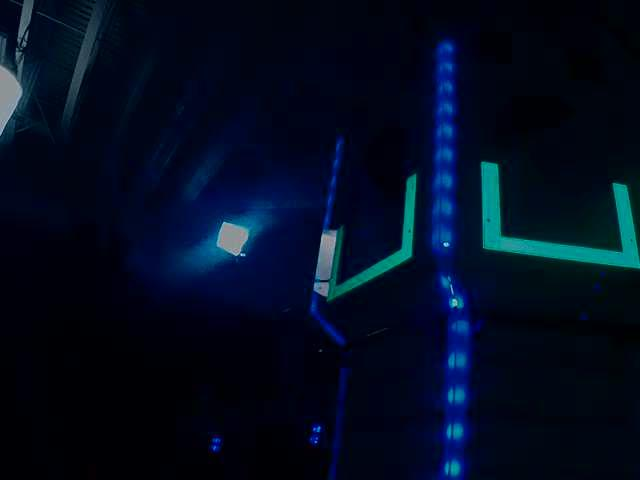
//> input picture imgs/wpipics/0.jpg, 640 x 480 px, given in place of the camera
$ ./main   (built with g++ and OpenCV 4)
//> lines starting //> are read from the running program, lines starting //| are printed output that depends on the picture; after the words box and inside, x2 and y2 are one past the last pixel; in counts of white or black regions, pixels touching at a corner belong together
#include "opencv2/opencv.hpp"
using namespace cv;

int threshold(Mat image)
{

   Mat img_hsv;
    cvtColor(image, img_hsv, CV_BGR2HSV);
     std::vector<cv::Mat> channels;
     split(img_hsv, channels);

     Mat hueOrig = channels.at(0).clone();
     Mat threshLower, threshUpper;
     Mat result;

     threshold(hueOrig, threshLower, 60, 255, CV_THRESH_BINARY);
     threshold(hueOrig, threshUpper, 180, 255, CV_THRESH_BINARY_INV);

     result = threshLower & threshUpper;

    imshow("Thresholded", result);
}
int main()
{
    VideoCapture cap(1);
   if(!cap.isOpened())  // check if we succeeded
       return -1;

    Mat edges;
    namedWindow("edges",1);for(;;)
    while(true)
    {
        Mat frame;
        cap >> frame; // get a new frame from camera
//> frame is the input picture: 480 rows x 640 cols, CV_8UC3; mean B, G, R 31.9, 12.1, 2.1
        cvtColor(frame, edges, COLOR_BGR2GRAY);
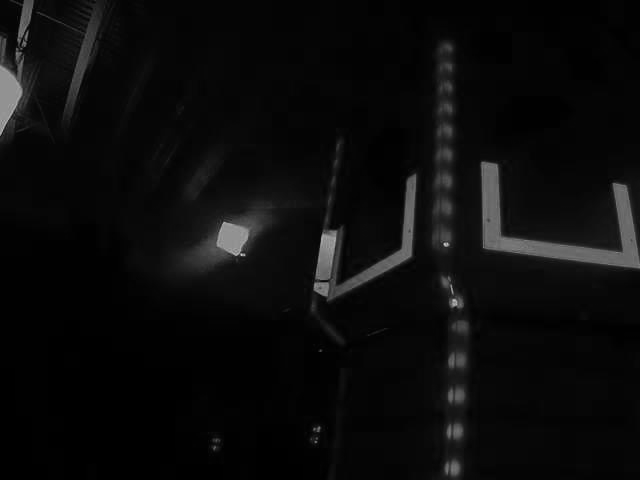
//> edges: 480 rows x 640 cols, CV_8UC1; min 0, max 201, mean 11.3
        GaussianBlur(edges, edges, Size(7,7), 1.5, 1.5);
        Canny(edges, edges, 0, 30, 3);
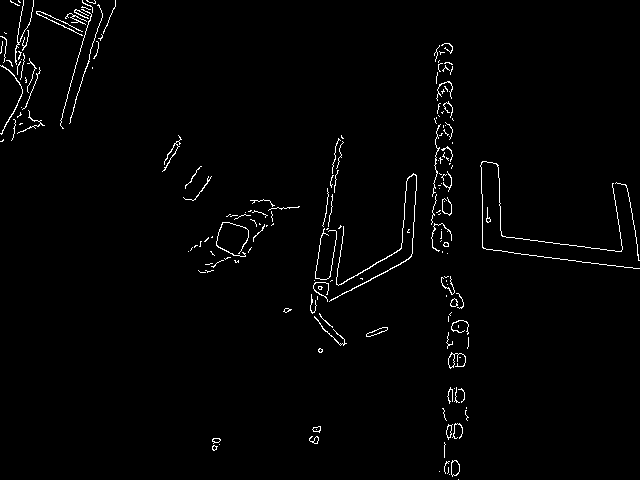
//> edges: 480 rows x 640 cols, CV_8UC1; 1.6% white in thin lines or dots
        imshow("edges", edges);
        threshold(frame);
//> in threshold, `cvtColor(image, img_hsv, CV_BGR2HSV);`: img_hsv: 480 rows x 640 cols, CV_8UC3; mean H, S, V 113.1, 247.4, 32.1
//> in threshold, `split(img_hsv, channels);`:
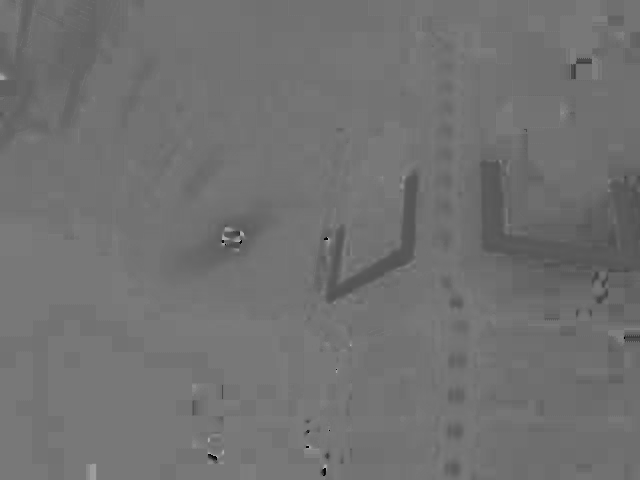
//> channels[0]: 480 rows x 640 cols, CV_8UC1; min 0, max 177, mean 113.1
//> in threshold, `split(img_hsv, channels);`:
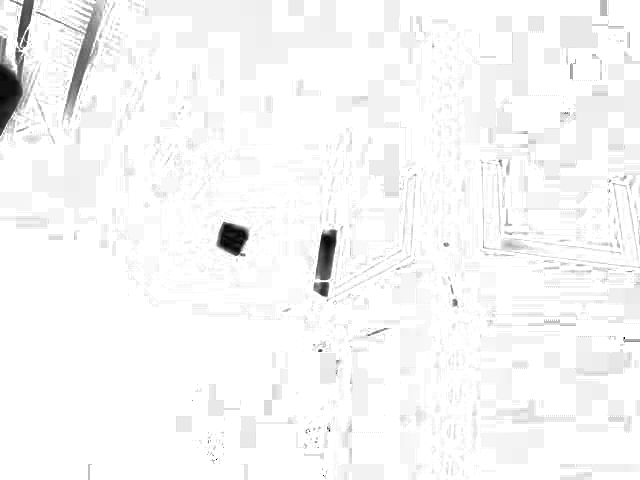
//> channels[1]: 480 rows x 640 cols, CV_8UC1; min 0, max 255, mean 247.4
//> in threshold, `split(img_hsv, channels);`:
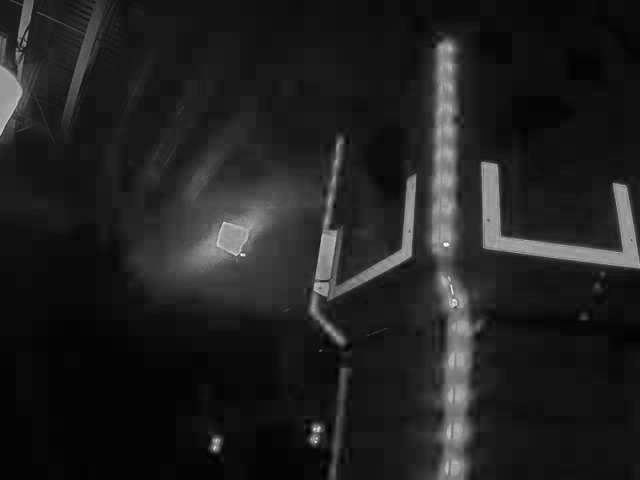
//> channels[2]: 480 rows x 640 cols, CV_8UC1; min 0, max 255, mean 32.1
//> in threshold, `threshold(hueOrig, threshLower, 60, 255, CV_THRESH_BINARY);`:
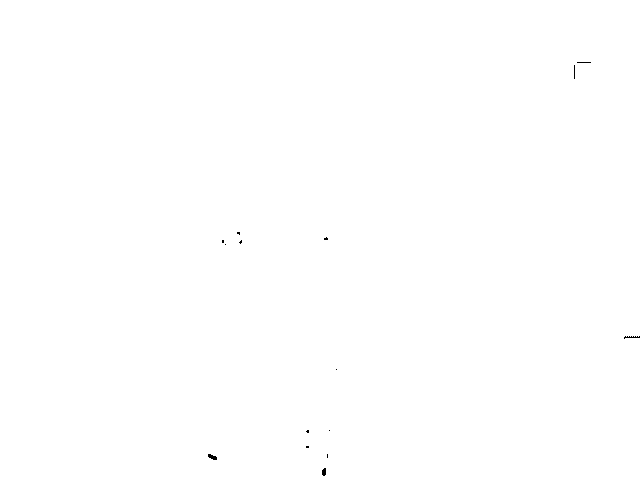
//> threshLower: 480 rows x 640 cols, CV_8UC1; 99.9% white; black in thin lines or dots, all inside (x1, y1, x2, y2) = (208, 62, 640, 476)
//> in threshold, `threshold(hueOrig, threshUpper, 180, 255, CV_THRESH_BINARY_INV);`: threshUpper: 480 rows x 640 cols, CV_8UC1; every value is 255

        if(waitKey(30) >= 0)
//> the Esc key is pressed
          break;
   }
    // the camera will be deinitialized automatically in VideoCapture destructor
    return 0;
}

$ run again, on imgs/wpipics/15.jpg
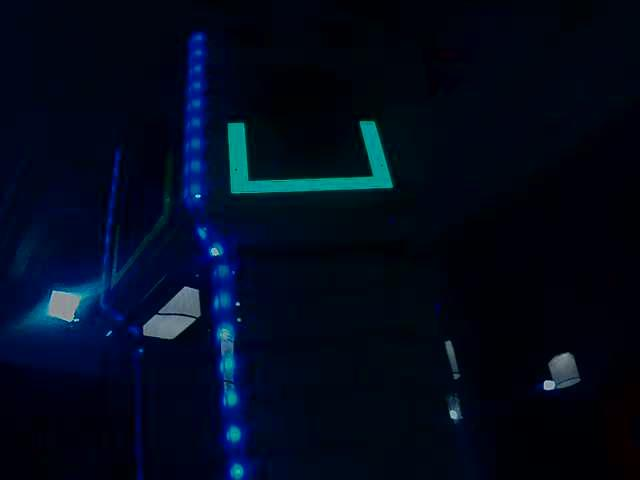
//> input picture imgs/wpipics/15.jpg, 640 x 480 px, given in place of the camera
//> frame is the input picture: 480 rows x 640 cols, CV_8UC3; mean B, G, R 28.2, 10.3, 1.9
//> `Canny(edges, edges, 0, 30, 3);`:
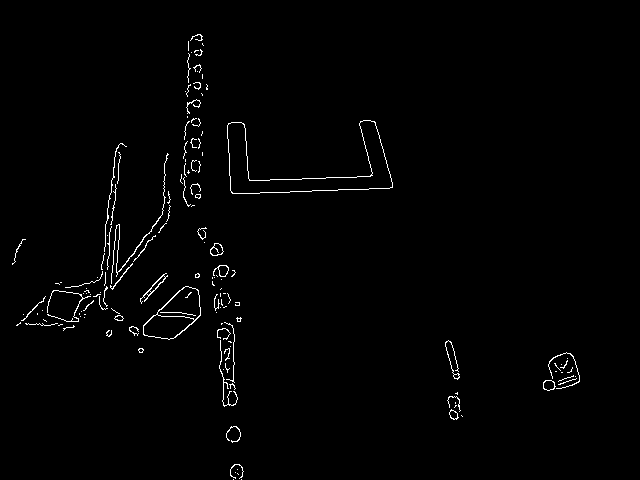
//> edges: 480 rows x 640 cols, CV_8UC1; 1.2% white in thin lines or dots, all inside (x1, y1, x2, y2) = (12, 34, 580, 480)
//> img_hsv: 480 rows x 640 cols, CV_8UC3; mean H, S, V 112.2, 246.6, 28.3
//> in threshold, `threshold(hueOrig, threshLower, 60, 255, CV_THRESH_BINARY);`:
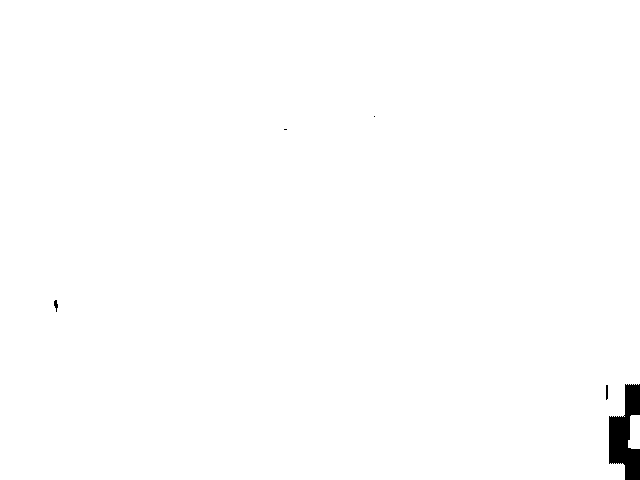
//> threshLower: 480 rows x 640 cols, CV_8UC1; 99.4% white; 5 black regions (2 under 20 px), largest, box (x1, y1, x2, y2) and area: (609, 384, 640, 480) 1834, (54, 300, 58, 312) 29, (606, 385, 608, 400) 29
//> threshUpper: 480 rows x 640 cols, CV_8UC1; every value is 255

$ run again, on imgs/wpipics/195.jpg
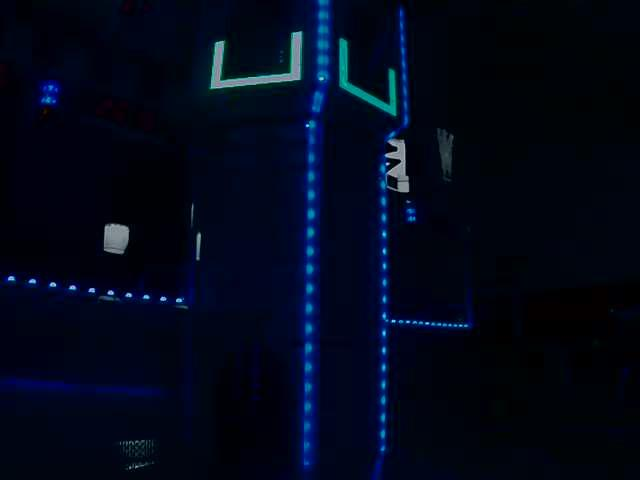
//> input picture imgs/wpipics/195.jpg, 640 x 480 px, given in place of the camera
//> frame is the input picture: 480 rows x 640 cols, CV_8UC3; mean B, G, R 25.3, 7.9, 2
//> `Canny(edges, edges, 0, 30, 3);`:
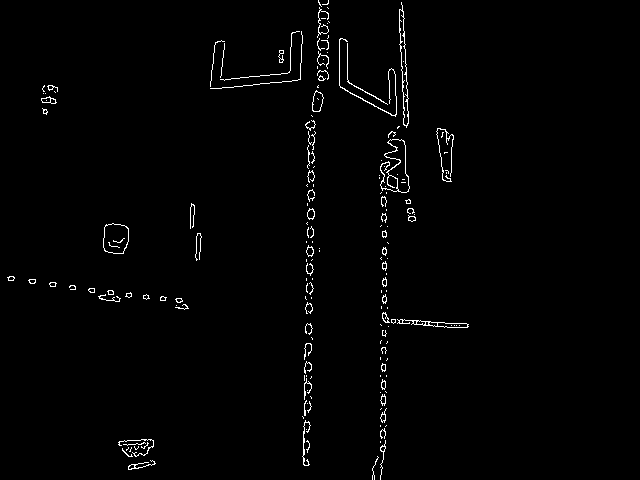
//> edges: 480 rows x 640 cols, CV_8UC1; 1.4% white in thin lines or dots, all inside (x1, y1, x2, y2) = (7, 0, 469, 480)
//> img_hsv: 480 rows x 640 cols, CV_8UC3; mean H, S, V 111.7, 244.6, 25.3
//> in threshold, `threshold(hueOrig, threshLower, 60, 255, CV_THRESH_BINARY);`:
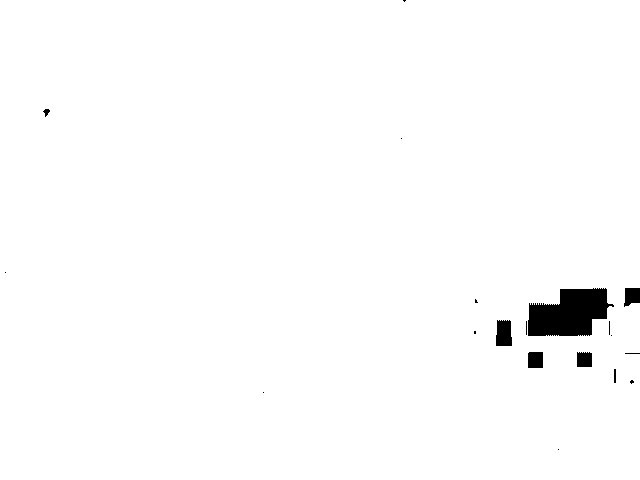
//> threshLower: 480 rows x 640 cols, CV_8UC1; 98.6% white; 19 black regions (12 under 20 px), largest, box (x1, y1, x2, y2) and area: (528, 288, 614, 336) 2966, (496, 320, 512, 346) 377, (624, 288, 640, 307) 244
//> threshUpper: 480 rows x 640 cols, CV_8UC1; every value is 255

$ run again, on imgs/wpipics/207.jpg
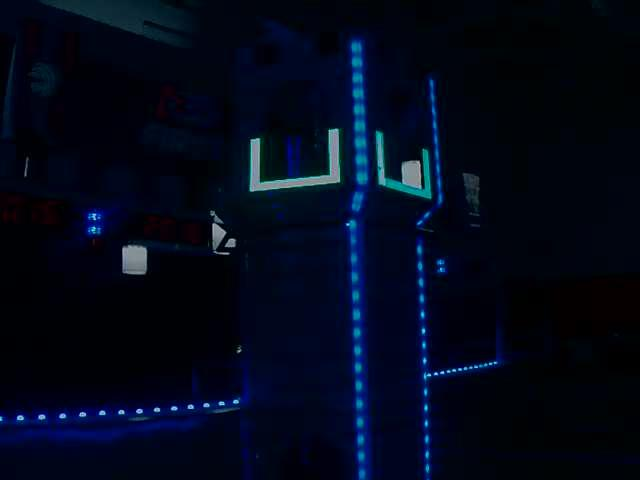
//> input picture imgs/wpipics/207.jpg, 640 x 480 px, given in place of the camera
//> frame is the input picture: 480 rows x 640 cols, CV_8UC3; mean B, G, R 25.7, 8.5, 2.5
//> `Canny(edges, edges, 0, 30, 3);`:
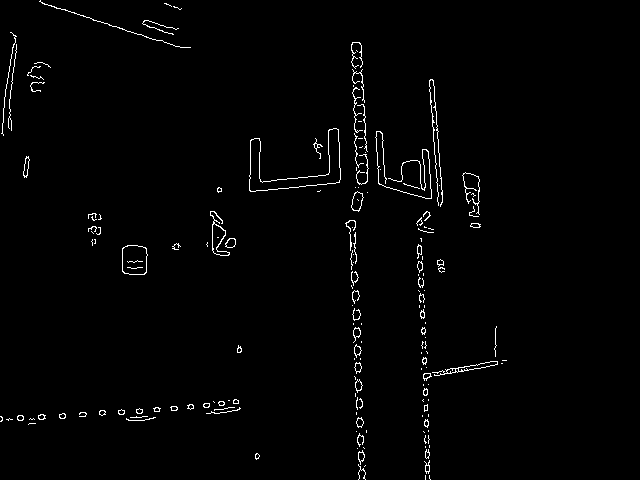
//> edges: 480 rows x 640 cols, CV_8UC1; 1.5% white in thin lines or dots, all inside (x1, y1, x2, y2) = (0, 0, 507, 480)
//> img_hsv: 480 rows x 640 cols, CV_8UC3; mean H, S, V 111.2, 243.8, 25.9
//> in threshold, `threshold(hueOrig, threshLower, 60, 255, CV_THRESH_BINARY);`:
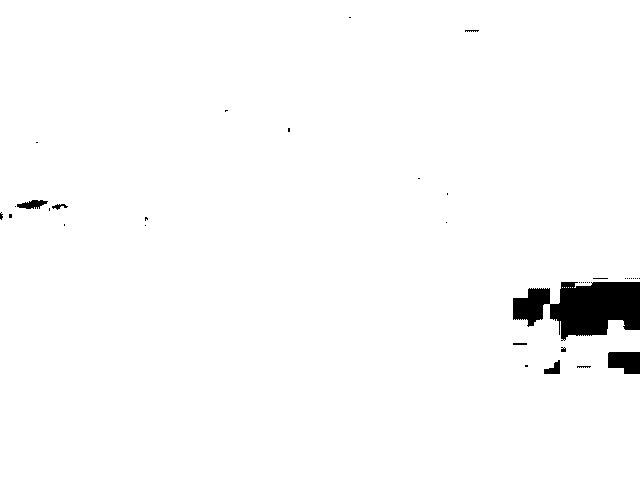
//> threshLower: 480 rows x 640 cols, CV_8UC1; 98% white; 39 black regions (30 under 20 px), largest, box (x1, y1, x2, y2) and area: (513, 282, 640, 341) 4977, (608, 352, 640, 374) 607, (17, 200, 48, 209) 174
//> threshUpper: 480 rows x 640 cols, CV_8UC1; every value is 255
